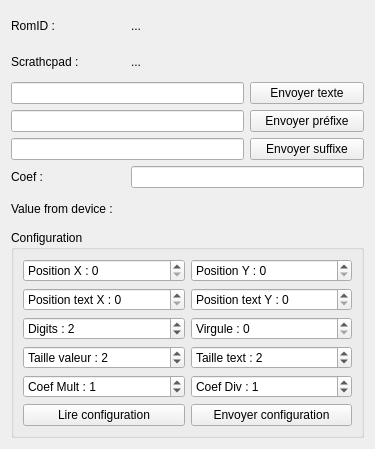
<?xml version="1.0" encoding="UTF-8"?>
<ui version="4.0">
 <class>LCDOWui</class>
 <widget class="QWidget" name="LCDOWui">
  <property name="geometry">
   <rect>
    <x>0</x>
    <y>0</y>
    <width>375</width>
    <height>449</height>
   </rect>
  </property>
  <property name="windowTitle">
   <string>Add Icons</string>
  </property>
  <layout class="QGridLayout" name="gridLayout_2">
   <item row="5" column="1" colspan="2">
    <widget class="QLineEdit" name="Coef"/>
   </item>
   <item row="1" column="0">
    <widget class="QLabel" name="label_scratchpad_2">
     <property name="text">
      <string>Scrathcpad : </string>
     </property>
    </widget>
   </item>
   <item row="3" column="2">
    <widget class="QPushButton" name="ButtonWritePrefix">
     <property name="text">
      <string>Envoyer préfixe</string>
     </property>
    </widget>
   </item>
   <item row="4" column="2">
    <widget class="QPushButton" name="ButtonWriteSuffix">
     <property name="text">
      <string>Envoyer suffixe</string>
     </property>
    </widget>
   </item>
   <item row="7" column="0" colspan="3">
    <widget class="QGroupBox" name="groupBox">
     <property name="title">
      <string>Configuration</string>
     </property>
     <layout class="QGridLayout" name="gridLayout">
      <item row="0" column="0">
       <widget class="QSpinBox" name="XPos">
        <property name="prefix">
         <string>Position X : </string>
        </property>
       </widget>
      </item>
      <item row="0" column="1">
       <widget class="QSpinBox" name="YPos">
        <property name="prefix">
         <string>Position Y : </string>
        </property>
       </widget>
      </item>
      <item row="1" column="0">
       <widget class="QSpinBox" name="XPosTxt">
        <property name="prefix">
         <string>Position text X : </string>
        </property>
       </widget>
      </item>
      <item row="1" column="1">
       <widget class="QSpinBox" name="YPosTxt">
        <property name="prefix">
         <string>Position text Y : </string>
        </property>
       </widget>
      </item>
      <item row="2" column="0">
       <widget class="QSpinBox" name="Digits">
        <property name="prefix">
         <string>Digits : </string>
        </property>
        <property name="value">
         <number>2</number>
        </property>
       </widget>
      </item>
      <item row="2" column="1">
       <widget class="QSpinBox" name="Virgule">
        <property name="prefix">
         <string>Virgule : </string>
        </property>
       </widget>
      </item>
      <item row="3" column="0">
       <widget class="QSpinBox" name="Fontsize">
        <property name="prefix">
         <string>Taille valeur : </string>
        </property>
        <property name="value">
         <number>2</number>
        </property>
       </widget>
      </item>
      <item row="3" column="1">
       <widget class="QSpinBox" name="TextFontSize">
        <property name="prefix">
         <string>Taille text : </string>
        </property>
        <property name="value">
         <number>2</number>
        </property>
       </widget>
      </item>
      <item row="4" column="0">
       <widget class="QSpinBox" name="CoefMult">
        <property name="prefix">
         <string>Coef Mult : </string>
        </property>
        <property name="value">
         <number>1</number>
        </property>
       </widget>
      </item>
      <item row="4" column="1">
       <widget class="QSpinBox" name="CoefDiv">
        <property name="prefix">
         <string>Coef Div : </string>
        </property>
        <property name="value">
         <number>1</number>
        </property>
       </widget>
      </item>
      <item row="5" column="1">
       <widget class="QPushButton" name="ButtonWriteConfig">
        <property name="text">
         <string>Envoyer configuration</string>
        </property>
       </widget>
      </item>
      <item row="5" column="0">
       <widget class="QPushButton" name="ButtonReadConfig">
        <property name="text">
         <string>Lire configuration</string>
        </property>
       </widget>
      </item>
     </layout>
    </widget>
   </item>
   <item row="6" column="0" colspan="2">
    <widget class="QLabel" name="label_VFD">
     <property name="text">
      <string>Value from device :</string>
     </property>
    </widget>
   </item>
   <item row="0" column="0">
    <widget class="QLabel" name="labelRomID">
     <property name="text">
      <string>RomID : </string>
     </property>
    </widget>
   </item>
   <item row="5" column="0">
    <widget class="QLabel" name="label">
     <property name="text">
      <string>Coef :</string>
     </property>
    </widget>
   </item>
   <item row="3" column="0" colspan="2">
    <widget class="QLineEdit" name="prefixStr"/>
   </item>
   <item row="2" column="2">
    <widget class="QPushButton" name="ButtonWriteValText">
     <property name="text">
      <string>Envoyer texte</string>
     </property>
    </widget>
   </item>
   <item row="4" column="0" colspan="2">
    <widget class="QLineEdit" name="suffixStr"/>
   </item>
   <item row="0" column="1">
    <widget class="QLabel" name="RomID">
     <property name="text">
      <string>...</string>
     </property>
    </widget>
   </item>
   <item row="1" column="1">
    <widget class="QLabel" name="scratchpad">
     <property name="text">
      <string>...</string>
     </property>
    </widget>
   </item>
   <item row="2" column="0" colspan="2">
    <widget class="QLineEdit" name="textValue"/>
   </item>
  </layout>
 </widget>
 <resources/>
 <connections/>
</ui>
